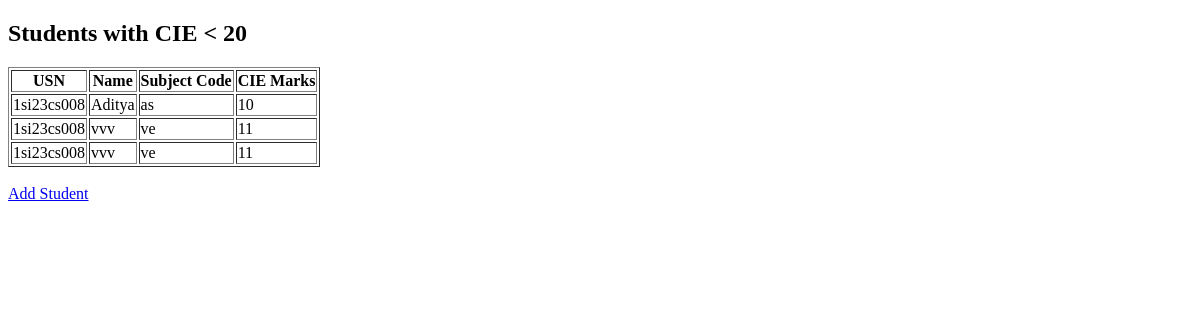
Before: /lowcie/ with the older database file.
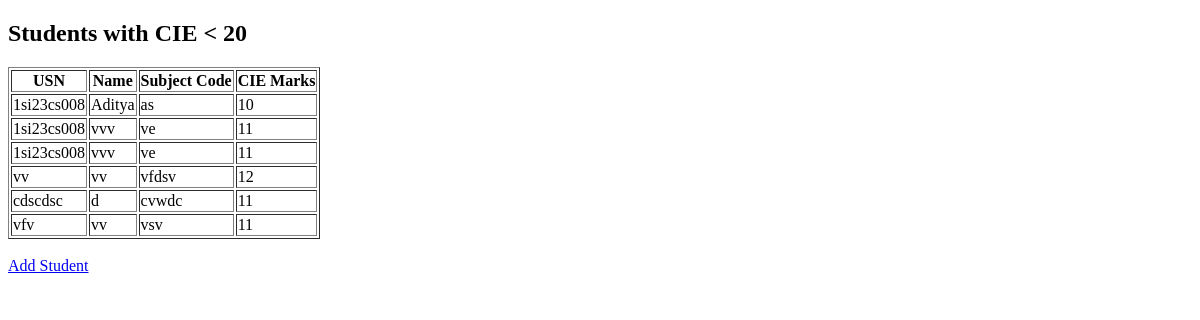
After: the same page with the newer database file.
### studentapp/models.py (models this page shows, shortened)
class Student(models.Model):
    name=models.CharField(max_length=100)
    usn=models.CharField(max_length=20)
    subject_code=models.CharField(max_length=20)
    cie_marks=models.IntegerField()

### studentapp/views.py (the view)
# urls.py: path('lowcie/', views.low_cie_students),
def low_cie_students(request):
    students=Student.objects.filter(cie_marks__lt=20)
    return render(request,"result.html",{"students":students})

### studentapp/templates/result.html (shortened to what this page needs)
<!DOCTYPE html>
<html>
<head>
</head>
<body>
    <h2>Students with CIE < 20</h2>
    <table border="1">
        <tr>
            <th>USN</th>
            <th>Name</th>
            <th>Subject Code</th>
            <th>CIE Marks</th>
        </tr>
        {% for student in students %}
        <tr>
            <td>{{ student.usn }}</td>
            <td>{{ student.name }}</td>
            <td>{{ student.subject_code }}</td>
            <td>{{ student.cie_marks }}</td>
        </tr>
        {% endfor %}
    </table>
    <br>
    <a href="/">Add Student</a>
</body>
</html>

Changed rows visible on the page:
added Student: usn "vv", name "vv", subject_code "vfdsv", cie_marks "12"
added Student: usn "cdscdsc", name "d", subject_code "cvwdc", cie_marks "11"
added Student: usn "vfv", name "vv", subject_code "vsv", cie_marks "11"
